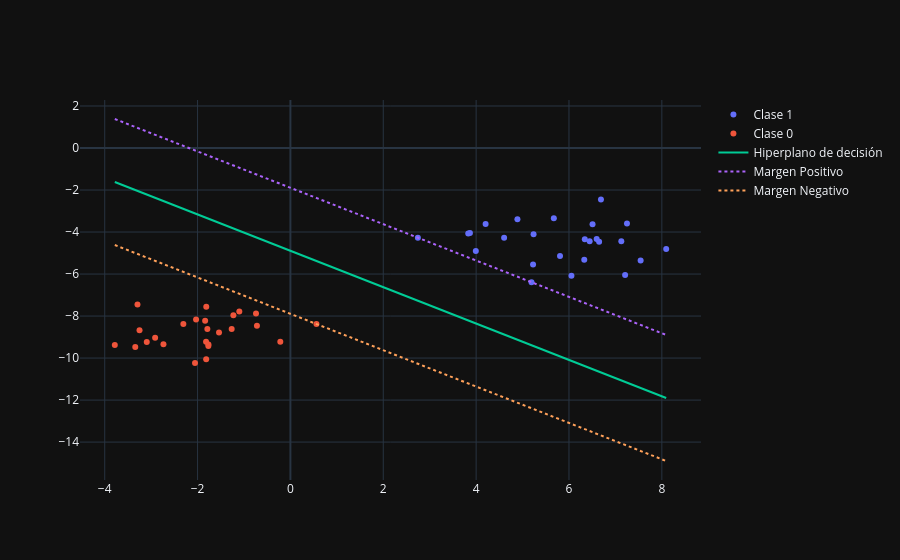

Notebook code for this chart:
### Markdown cell above
Dado un conjunto de entrenamiento de puntos etiquetados $(x_1, y_1), (x_2, y_2), \ldots, (x_n, y_n)$ donde $x_i \in \mathbb{R}^p$ y $y_i \in \{-1, 1\}$ (para la clasificación binaria), SVM busca encontrar el hiperplano que mejor separa las dos clases.

Un hiperplano en un espacio p-dimensional está definido por:

$$w^T x + b = 0$$

donde $w \in \mathbb{R}^p$ es el vector normal al hiperplano y $b \in \mathbb{R}$ es un término de sesgo.

La distancia $d$ de un punto $x_0$ al hiperplano se calcula usando la fórmula:
$$ d = \frac{|w \cdot x_0 + b|}{\|w\|} $$

Para una SVC, los vectores de soporte son aquellos puntos que están más cerca del hiperplano de decisión. Si etiquetamos los datos de una clase como +1 y de la otra clase como -1, entonces para los vectores de soporte:
$$ w \cdot x_{+} + b = 1$$ 
para la clase +1
$$ w \cdot x_{-} + b = -1$$ 
para la clase -1

Restando la segunda ecuación de la primera, obtenemos:
$$ w \cdot (x_{+} - x_{-}) = 2 $$

La cantidad $x_{+} - x_{-}$ es la diferencia vectorial entre un vector de soporte de la clase +1 y un vector de soporte de la clase -1. La proyección de esta diferencia en la dirección del vector normal $w$ es el margen. Por lo tanto, la longitud de este margen es:

$$ \frac{w \cdot (x_{+} - x_{-})}{\|w\|} = \frac{2}{\|w\|} $$


**La restricción del margen:**

Queremos que todos los puntos en el conjunto de datos satisfagan la restricción de que, si $y_i = 1$, entonces $w^T x_i + b \geq 1$, y si $y_i = -1$, entonces $w^T x_i + b \leq -1$. Esta restricción asegura que el margen sea al menos 1.

La tarea principal de SVM es maximizar el margen, lo que es equivalente a minimizar $\|w\|$. Así, podemos formular el siguiente problema de optimización convexa:

$$
\begin{align*}
\text{Minimizar:} & \quad \frac{1}{2} \|w\|^2 \\
\text{Sujeto a:} & \quad y_i(w^T x_i + b) \geq 1, \quad i = 1, \ldots, n
\end{align*}
$$

### Code cell
X, y = datasets.make_blobs(n_samples=50, n_features=2, centers=2, cluster_std=1.05, random_state=40)
clf = SVC(kernel='linear')
clf.fit(X, y)
w = clf.coef_
b = clf.intercept_

# Calcular los puntos del hiperplano y del margen
x_plot = np.linspace(X[:, 0].min(), X[:, 0].max(), 100)
y_plot_decision = -(w[0][0]*x_plot + b)/w[0][1]
y_plot_margin_pos = -(w[0][0]*x_plot + b - 1)/w[0][1]
y_plot_margin_neg = -(w[0][0]*x_plot + b + 1)/w[0][1]

fig = go.Figure()
fig.add_trace(go.Scatter(x=X[y==1][:, 0], y=X[y==1][:, 1], mode='markers', name='Clase 1'))
fig.add_trace(go.Scatter(x=X[y==0][:, 0], y=X[y==0][:, 1], mode='markers', name='Clase 0'))
fig.add_trace(go.Scatter(x=x_plot, y=y_plot_decision, mode='lines', name='Hiperplano de decisión'))
fig.add_trace(go.Scatter(x=x_plot, y=y_plot_margin_pos, mode='lines', line=dict(dash='dot'), name='Margen Positivo'))
fig.add_trace(go.Scatter(x=x_plot, y=y_plot_margin_neg, mode='lines', line=dict(dash='dot'), name='Margen Negativo'))

fig.show()
